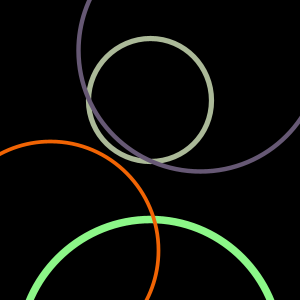
Frame 1 (no input)
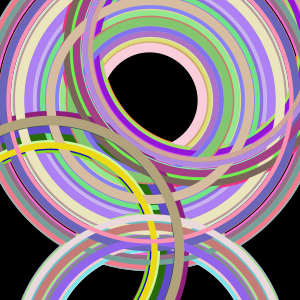
Frame 60 (the mouse pressed at the canvas centre just before this capture)
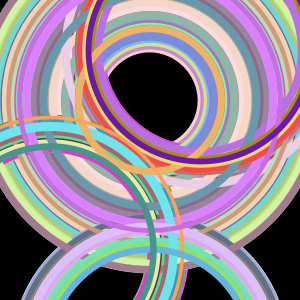
Frame 120 (the mouse held since frame 60 and released just before this capture)

The Processing sketch that drew these frames (run headless with seeded random() and noise(); from frame 60 on, the mouse is pressed at the canvas centre):

// Processing sketch: processing_38972
// ── processing_38972.pde

void setup() {
  size(300, 300);
  background(0);
  noFill();
}

void draw() {
  strokeWeight(random(3, 10));
  stroke(random(100, 255), random(100, 255), random(100, 255));
  float rainbow_size = random(200, 270);
  ellipse(150, 350, rainbow_size, rainbow_size);
  
  strokeWeight(random(3, 10));
  stroke(random(100, 255), random(100, 255), random(100, 255));
  float rainbow_size2 = random(100, 350);
  ellipse(150, 100, rainbow_size2, rainbow_size2);
  
  strokeWeight(random(3, 10));
  stroke(random(100, 255), random(255), random(255));
  float rainbow_size3 = random(200, 270);
  ellipse(200, 50, rainbow_size3, rainbow_size3);
  
  strokeWeight(random(3, 10));
  stroke(random(255), random(255), random(255));
  float rainbow_size4 = random(200, 270);
  ellipse(50, 250, rainbow_size4, rainbow_size4);
}
